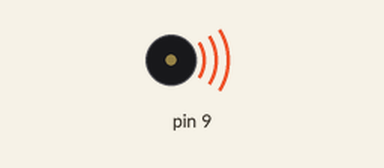
The sketch below on a simulated Arduino Uno, built with avr-gcc and run on an emulated ATmega328P. Parts: buzzer (waves = sounding).

Above: at 0.1 s.
Timing chart, 0 to 42.0 s (numbered marks = the images above):
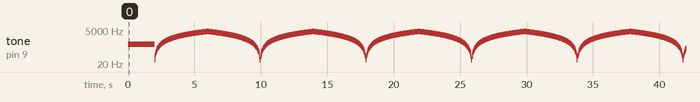

The sketch:

buzzer.ino
```cpp
#include <Tone.h>

Tone buzzer;

void setup()
{
  buzzer.begin(9);
  buzzer.play(500);
  delay(2000);
}

void loop()
{
  int i = 40;
  for (i; i < 4000; i+=30)
  {
    buzzer.play(i);
    delay(30);
  }
  for(i; i>=40; i-=30)
  {
    buzzer.play(i);
    delay(30);
  }
}
```

Measured:
- by itself, tone on pin 9: plays 500 Hz for 2.0 s, 40 Hz for 0.03 s, 70 Hz for 0.03 s, 100 Hz for 0.03 s, 130 Hz for 0.03 s, 160 Hz for 0.03 s … (1329 notes in this stretch)
